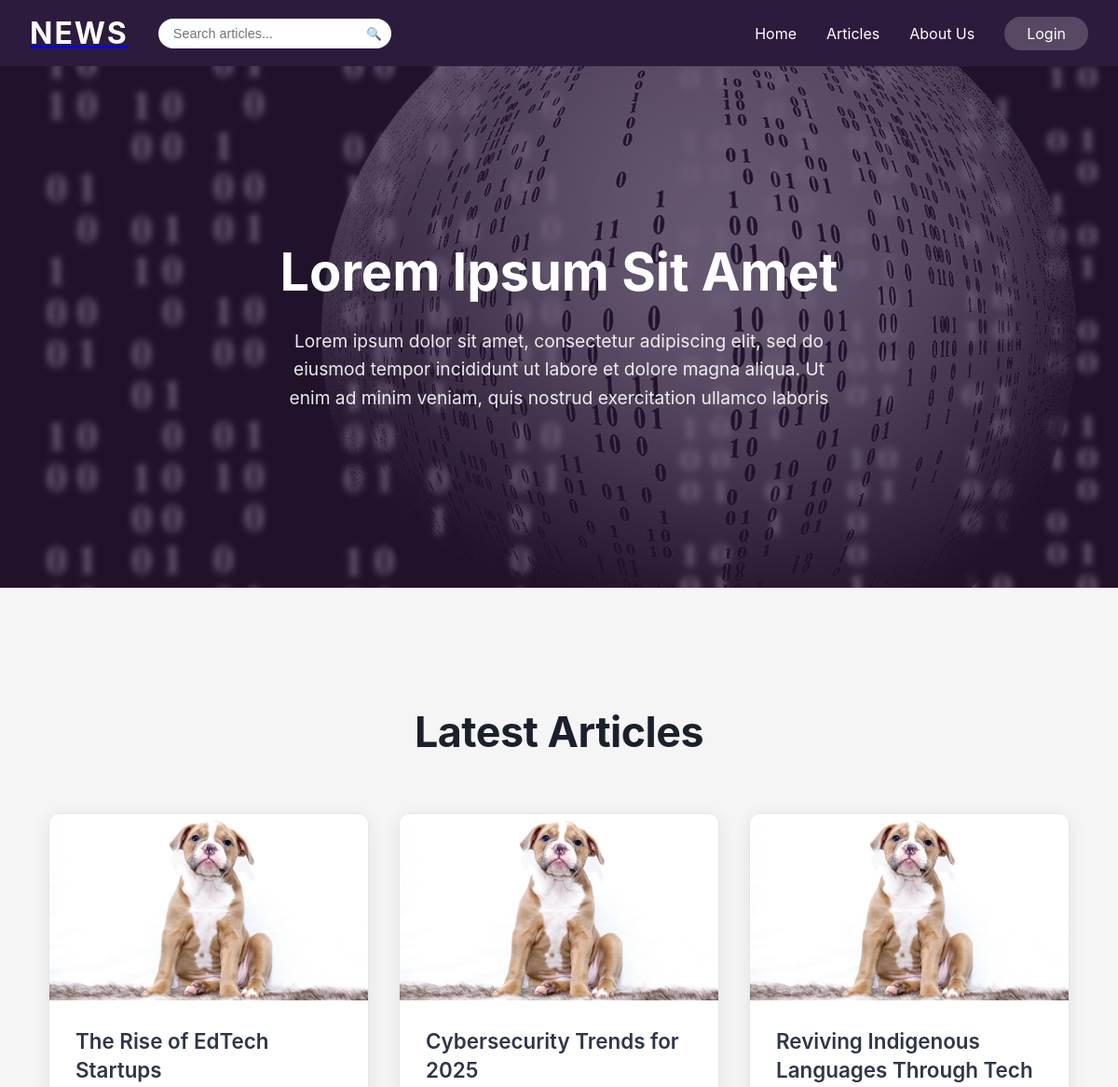
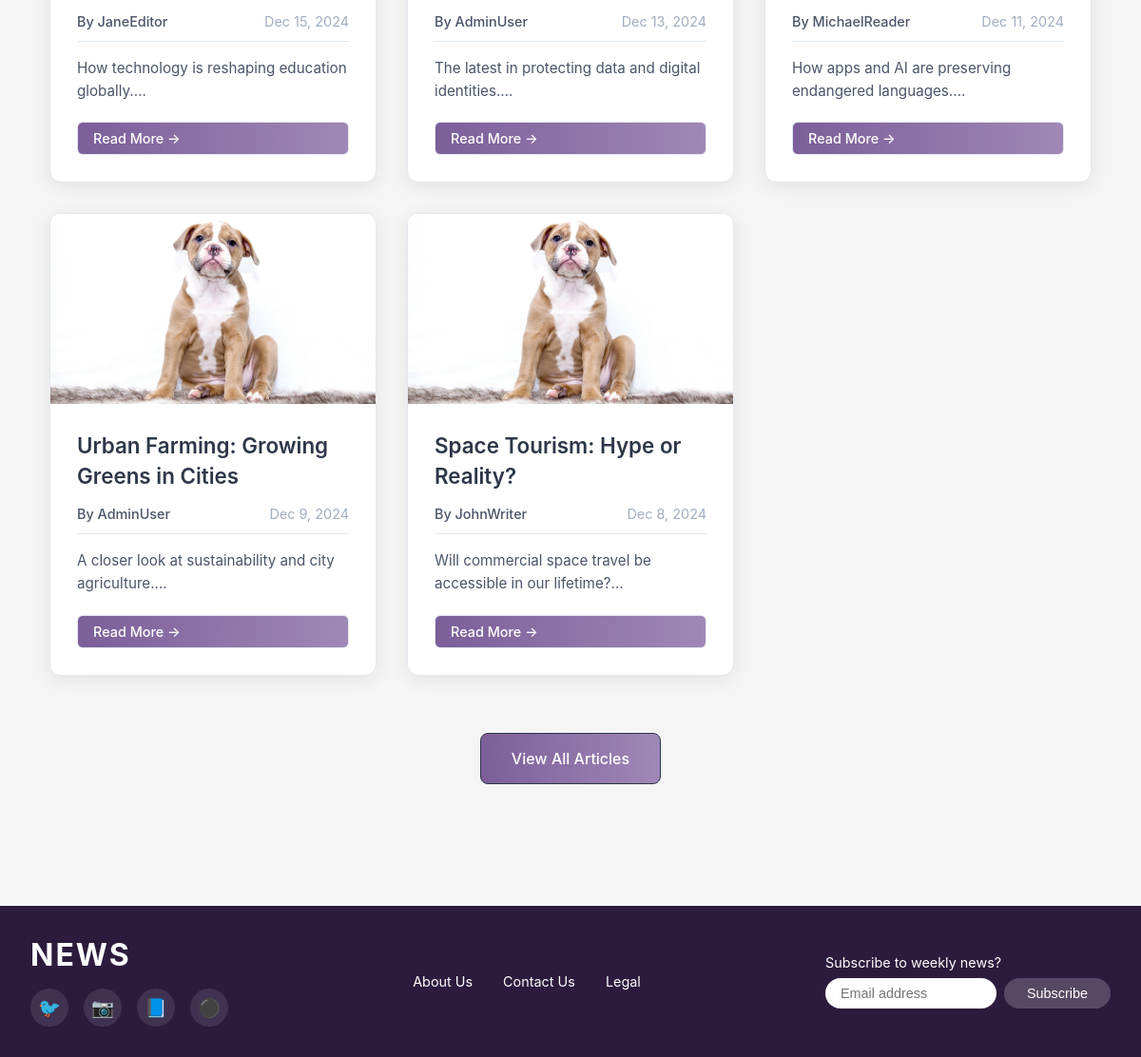
The page /public/index.php on the database its author committed (2 pictures, top to bottom).
### tables this page shows
CREATE TABLE `articles` (
  `id` int(11) NOT NULL,
  `title` varchar(255) NOT NULL,
  `content` text NOT NULL,
  `author_id` int(11) DEFAULT NULL,
  `is_published` tinyint(1) DEFAULT 0,
  `allow_comments` tinyint(1) DEFAULT 1,
  `created_at` timestamp NOT NULL DEFAULT current_timestamp(),
  `updated_at` timestamp NOT NULL DEFAULT current_timestamp() ON UPDATE current_timestamp(),
  `image_data` longblob DEFAULT NULL,
  `status` enum('draft','pending','published') NOT NULL DEFAULT 'pending'
);

CREATE TABLE `users` (
  `id` int(11) NOT NULL,
  `username` varchar(50) NOT NULL,
  `email` varchar(100) NOT NULL,
  `password` varchar(255) NOT NULL,
  `role_id` int(11) DEFAULT NULL,
  `created_at` timestamp NOT NULL DEFAULT current_timestamp()
);

### app/helpers.php (called while the page is built, shortened)
<?php
function render($view, $data = [], $layout = 'layout') {
    extract($data);
    require views_path($view . '.php');
}
function base_url($path = '') {
    if(defined('BASE_URL')) {
        return BASE_URL . ltrim($path, '/');
    }
    $protocol =
    (!empty($_SERVER['HTTPS']) && $_SERVER['HTTPS'] !== 'off') ||
    $_SERVER['SERVER_PORT'] === 443 ? "https://" : "http://";
    $host = $_SERVER['HTTP_HOST'];
    $base = rtrim(dirname($_SERVER['SCRIPT_NAME']), '/');
    return $protocol . $host . $base . '/' . ltrim($path, '/');
}
function base_path($path = '') {
    return realpath(__DIR__ . '/../' . '/' . ltrim($path, '/'));
}
function views_path($path = '') {
    return base_path('app/views/' . ltrim($path, '/'));
}

### app/controllers/HomeController.php (called while the page is built, shortened)
<?php
class HomeController {
    public function index() {
        require_once __DIR__ . '/../models/Article.php';
        $articleModel = new Article();
        $recentArticles = $articleModel->getFilteredArticles('', 0, 5);
        $data = [
            'title' => 'This is the main home page title',
            'message' => 'Welcome to the home page',
            'recentArticles' => $recentArticles
        ];
        render('home/index', $data, 'layouts/hero_layout');
    }
}

### app/models/Article.php (called while the page is built, shortened)
<?php
require_once __DIR__ . '/../../config/database.php';
class Article {
    private $db;
    public function __construct() {
        $database = new Database();
        $this->db = $database->connect();
    }
    public function getFilteredArticles($search = '', $offset = 0, $limit = 50, $tagIds = []) {
        $sql = "SELECT DISTINCT articles.*, users.username AS author_name
                FROM articles
                LEFT JOIN users ON articles.author_id = users.id
                LEFT JOIN article_tags ON articles.id = article_tags.article_id
                LEFT JOIN tags ON article_tags.tag_id = tags.tag_id
                WHERE articles.is_published = 1";
        $params = [];
        $offset = (int)$offset;
        $limit = (int)$limit;
        $sql .= " ORDER BY articles.created_at DESC LIMIT $offset, $limit";
        $stmt = $this->db->prepare($sql);
        $stmt->execute($params);
        return $stmt->fetchAll(PDO::FETCH_ASSOC);
    }
}
?>

### config/database.php (called while the page is built, shortened)
<?php
class Database {
    private $host = 'localhost';
    private $db_name = 'austro_asian_times';
    private $username = 'root';
    private $password = '';
    public function connect() {
        $this->conn = null;
        try {
            $dsn = "mysql:host=" . $this->host . ";dbname=" . $this->db_name . ";charset=utf8mb4";
            $this->conn = new PDO($dsn, $this->username, $this->password);
            $this->conn->setAttribute(PDO::ATTR_ERRMODE, PDO::ERRMODE_EXCEPTION);
        } catch (PDOException $e) {
            die("Connection failed: " . $e->getMessage());
        }
        return $this->conn;
    }
}

### app/views/home/index.php (the view, shortened to what this page needs)
<head>
    <link rel="stylesheet" href="<?php echo base_url('css/home.css'); ?>">
</head>
<section class="recent-articles-section">
    <div class="container">
        <h2 class="section-title">Latest Articles</h2>
        <?php if (!empty($recentArticles)): ?>
            <div class="articles-grid">
                <?php foreach ($recentArticles as $article): ?>
                    <article class="article-card">
                        <div class="article-image">
                            <?php if (!empty($article['image_data']) && $article['image_data'] !== 'NULL'): ?>
                                <img alt="<?= htmlspecialchars($article['title']) ?>">
                            <?php else: ?>
                                <img src="<?= base_url('images/default-article.jpg') ?>" alt="Default article image">
                            <?php endif; ?>
                        </div>
                        <div class="article-content">
                            <h3 class="article-title">
                                <a href="<?= base_url('article?id=' . $article['id']) ?>">
                                    <?= htmlspecialchars($article['title']) ?>
                                </a>
                            </h3>
                            <div class="article-meta">
                                <span class="author">By <?= htmlspecialchars($article['author_name']) ?></span>
                                <span class="date"><?= date('M j, Y', strtotime($article['created_at'])) ?></span>
                            </div>
                            <p class="article-excerpt">
                                <?= htmlspecialchars(substr($article['content'], 0, 120)) ?>...
                            </p>
                            <a href="<?= base_url('article?id=' . $article['id']) ?>" class="read-more">
                                Read More →
                            </a>
                        </div>
                    </article>
                <?php endforeach; ?>
            </div>
            <div class="view-all">
                <a href="<?= base_url('articles') ?>" class="btn-view-all">View All Articles</a>
            </div>
        <?php else: ?>
            <p class="no-articles">No articles available yet.</p>
        <?php endif; ?>
    </div>
</section>

### public/css/hero.css (style rules this page uses)
* { margin: 0; padding: 0; box-sizing: border-box; }
body { font-family: -apple-system, BlinkMacSystemFont, 'Segoe UI', Roboto, Oxygen, Ubuntu, Cantarell, sans-serif; background-color: #f5f5f5; }

### public/css/home.css (style rules this page uses)
.recent-articles-section { padding: 80px 0; }
.container { max-width: 1200px; margin: 0 auto; padding: 0 20px; }
.section-title { text-align: center; font-size: 2.8rem; color: #1a202c; margin-bottom: 60px; font-weight: 700; letter-spacing: -0.5px; }
.articles-grid { display: grid; grid-template-columns: repeat(auto-fit, minmax(320px, 1fr)); gap: 32px; margin-bottom: 60px; }
.article-card { background: white; border-radius: 12px; overflow: hidden; box-shadow: 0 4px 20px rgba(0, 0, 0, 0.08); transition: all 0.3s ease; border: 1px solid #e2e8f0; display: flex; flex-direction: column; height: 100%; }
.article-image { height: 200px; overflow: hidden; background: #f7fafc; }
.article-image img { width: 100%; height: 100%; object-fit: cover; transition: transform 0.3s ease; }
.article-content { padding: 28px; flex: 1; display: flex; flex-direction: column; }
.article-title { margin: 0 0 16px 0; font-size: 1.4rem; line-height: 1.4; font-weight: 600; }
.article-title a { color: #2d3748; text-decoration: none; transition: color 0.2s ease; }
.article-meta { display: flex; justify-content: space-between; align-items: center; margin-bottom: 16px; font-size: 0.9rem; color: #718096; padding-bottom: 12px; border-bottom: 1px solid #e2e8f0; }
.author { font-weight: 500; color: #4a5568; }
.date { color: #a0aec0; }
.article-excerpt { color: #4a5568; line-height: 1.6; margin-bottom: 20px; font-size: 0.95rem; flex: 1; }
.read-more { display: inline-flex; align-items: center; background: linear-gradient(90deg, #7c5e99 0%, #a088b6 100%); color: #fff; text-decoration: none; font-weight: 500; font-size: 0.9rem; padding: 8px 16px; border: 1px solid #e2e8f0; border-radius: 6px; transition: all 0.2s ease; }
.view-all { text-align: center; }
.btn-view-all { display: inline-block; padding: 16px 32px; background: linear-gradient(90deg, #7c5e99 0%, #a088b6 100%); color: #fff; text-decoration: none; border-radius: 8px; font-weight: 500; font-size: 1rem; transition: all 0.2s ease; border: 1px solid #2d3748; }

### rows shown on the page
articles: title "The Rise of EdTech Startups", author.username "JaneEditor", created_at "Dec 15, 2024", content "How technology is reshaping education globally."
articles: title "Cybersecurity Trends for 2025", author.username "AdminUser", created_at "Dec 13, 2024", content "The latest in protecting data and digital identities."
articles: title "Reviving Indigenous Languages Through Tech", author.username "MichaelReader", created_at "Dec 11, 2024", content "How apps and AI are preserving endangered languages."
articles: title "Urban Farming: Growing Greens in Cities", author.username "AdminUser", created_at "Dec 9, 2024", content "A closer look at sustainability and city agriculture."
articles: title "Space Tourism: Hype or Reality?", author.username "JohnWriter", created_at "Dec 8, 2024", content "Will commercial space travel be accessible in our lifetime?"
